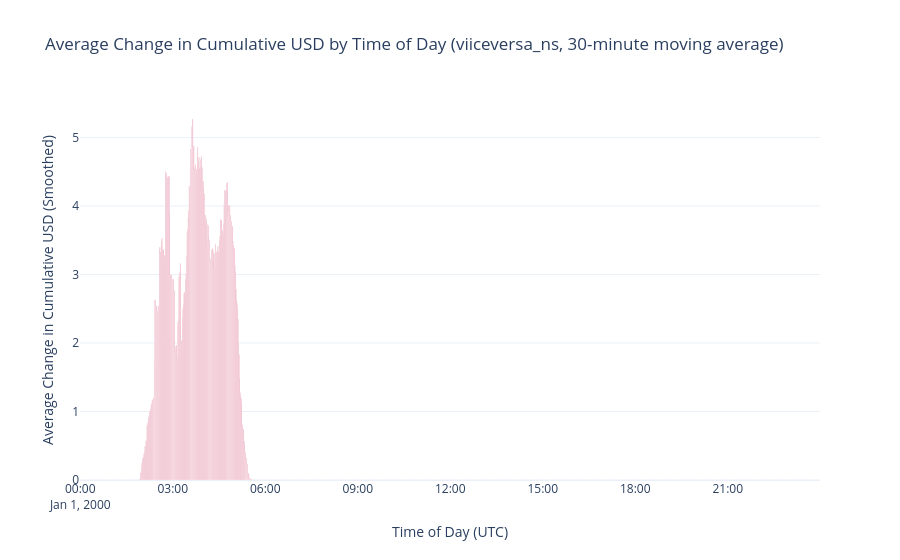

This figure's notebook cell:
### Code cell
if working.empty:
    print('No rows matched the selected filters.')
else:
    USD_CHANGE_WINDOW_MINUTES = 30

    # Change in cumulative USD at each minute is the per-minute USD increment.
    usd_change_hist = (
        minute_usd.groupby('minute_of_day', as_index=False)['usd']
        .mean()
        .rename(columns={'usd': 'avg_delta_cumulative_usd'})
        .sort_values('minute_of_day')
    )
    usd_change_hist['avg_delta_cumulative_usd_smoothed'] = (
        usd_change_hist['avg_delta_cumulative_usd']
        .rolling(window=USD_CHANGE_WINDOW_MINUTES, center=True, min_periods=1)
        .mean()
    )
    usd_change_hist['time'] = pd.Timestamp('2000-01-01', tz='UTC') + pd.to_timedelta(usd_change_hist['minute_of_day'], unit='m')

    label_user = str(TIKTOK_USERNAME) if TIKTOK_USERNAME else 'all users'
    title = (
        f'Average Change in Cumulative USD by Time of Day ({label_user}, '
        f'{USD_CHANGE_WINDOW_MINUTES}-minute moving average)'
    )
    bar_color = sns.color_palette('rocket', 1).as_hex()[0]

    fig_usd_change = px.bar(
        usd_change_hist,
        x='time',
        y='avg_delta_cumulative_usd_smoothed',
        title=title,
        template='plotly_white',
        hover_data={
            'avg_delta_cumulative_usd': ':.4f',
            'avg_delta_cumulative_usd_smoothed': ':.4f',
            'minute_of_day': True,
        },
        labels={
            'time': 'Time of Day (UTC)',
            'avg_delta_cumulative_usd_smoothed': 'Average Change in Cumulative USD (Smoothed)',
            'avg_delta_cumulative_usd': 'Average Change in Cumulative USD (Raw)',
            'minute_of_day': 'Minute of Day',
        },
    )
    fig_usd_change.update_traces(marker_color=bar_color)
    fig_usd_change.update_layout(hovermode='x unified', bargap=0)
    fig_usd_change.show()

### Figure 1 — Plotly figure (JSON) as saved in the notebook; plotly's stock layout.template omitted (floating-point values rounded to 4 significant figures; data arrays with more than 128 entries replaced by an {"elided": "..."} marker saying what was removed)
{"data": [{"customdata": {"elided": "1440x2 float values"}, "hovertemplate": "Time of Day (UTC)=%{x}<br>Average Change in Cumulative USD (Smoothed)=%{y:.4f}<br>Average Change in Cumulative USD (Raw)=%{customdata[0]:.4f}<br>Minute of Day=%{customdata[1]}<extra></extra>", "legendgroup": "", "marker": {"color": "#cb1b4f", "pattern": {"shape": ""}}, "name": "", "orientation": "v", "showlegend": false, "textposition": "auto", "type": "bar", "x": {"elided": "1440 str values"}, "xaxis": "x", "y": {"elided": "1440 float values"}, "yaxis": "y"}], "layout": {"bargap": 0, "barmode": "relative", "hovermode": "x unified", "legend": {"tracegroupgap": 0}, "title": {"text": "Average Change in Cumulative USD by Time of Day (viiceversa_ns, 30-minute moving average)"}, "xaxis": {"anchor": "y", "domain": [0, 1], "title": {"text": "Time of Day (UTC)"}}, "yaxis": {"anchor": "x", "domain": [0, 1], "title": {"text": "Average Change in Cumulative USD (Smoothed)"}}}}
